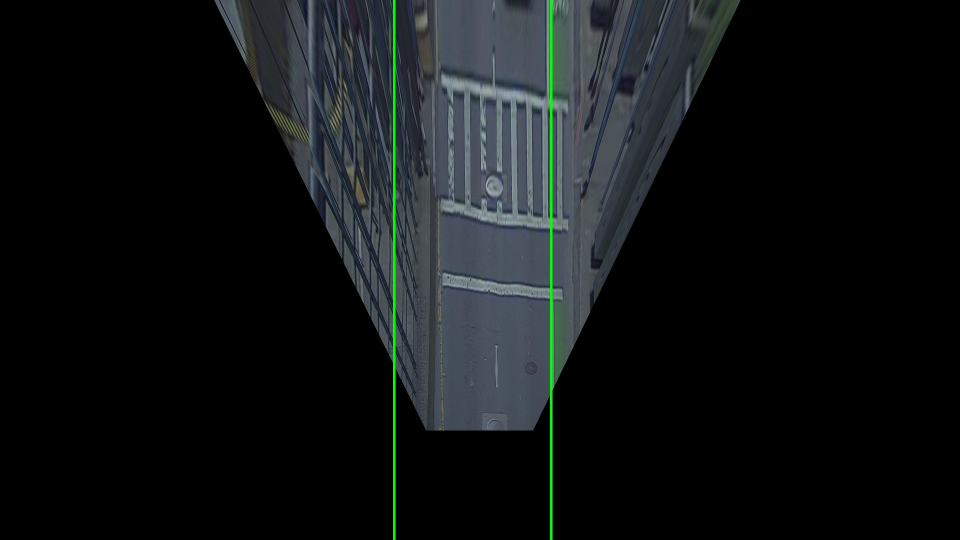
#> input picture output/bev_debug/008_14_bev.jpg, 1920 x 1080 px (shown at 1/2 size)
$ python -i lane_detection.py   (imports and definitions only)
#> lines starting #> are read from the running program, lines starting #| are printed output that depends on the picture; after the words box and inside, x2 and y2 are one past the last pixel; in counts of white or black regions, pixels touching at a corner belong together
### camera_init.py
"""
Lane Detection Assignment - Camera Initialization
Camera parameters for PandaSet dataset
"""

import numpy as np
from dataclasses import dataclass
from typing import Tuple


@dataclass
class Camera:
    """
    Camera calibration and configuration parameters
    for the PandaSet lane detection dataset.
    """

    # Image dimensions
    image_size: Tuple[int, int] = (1920, 1080)  # [width, height]

    # Principal point (optical center) in pixels
    principal_point: Tuple[float, float] = (970, 483)  # [x, y]

    # Focal length in pixels
    focal_length: Tuple[float, float] = (1970, 1970)  # [fx, fy]

    # Camera position in world coordinates [x, y, z] in meters
    position: Tuple[float, float, float] = (1.8750, 0, 1.6600)

    # Camera rotation [roll, pitch, yaw] in degrees
    rotation: Tuple[float, float, float] = (0, 0, 0)

    def __post_init__(self):
        """Convert to numpy arrays for easier computation"""
        self._image_size = np.array(self.image_size, dtype=np.int32)
        self._principal_point = np.array(self.principal_point, dtype=np.float32)
        self._focal_length = np.array(self.focal_length, dtype=np.float32)
        self._position = np.array(self.position, dtype=np.float32)
        self._rotation = np.array(self.rotation, dtype=np.float32)

    @property
    def intrinsic_matrix(self) -> np.ndarray:
        """
        Get camera intrinsic matrix K.

        K = [fx  0  cx]
            [ 0 fy  cy]
            [ 0  0   1]
        """
        fx, fy = self._focal_length
        cx, cy = self._principal_point

        K = np.array([
            [fx,  0, cx],
            [ 0, fy, cy],
            [ 0,  0,  1]
        ], dtype=np.float32)

        return K

    # [11 lines left out: function get_params, not called in this run]


def initialize_camera() -> Camera:
    """
    Initialize camera with PandaSet dataset parameters.

    Returns:
        Camera: Camera object with calibration parameters
    """
    camera = Camera(
        image_size=(1920, 1080),
        principal_point=(970, 483),
        focal_length=(1970, 1970),
        position=(1.8750, 0, 1.6600),
        rotation=(0, 0, 0)
    )

    return camera


# Initialize camera on module import
camera = initialize_camera()

# Extract commonly used parameters
focalLength = camera.focal_length
principalPoint = camera.principal_point
imageSize = camera.image_size
height = camera.position[2]
pitch = camera.rotation[1]

# Camera intrinsic matrix
K = camera.intrinsic_matrix


# [13 lines that do not run on import are left out]

### lane_detection.py
"""
Lane Detection Assignment - Main Script
PandaSet Dataset Processing
"""

import cv2
import numpy as np
import requests
import zipfile
import os
from pathlib import Path
from tqdm import tqdm
from camera_init import camera, K, imageSize, principalPoint, focalLength, height, pitch
from config import DATASET_DIR, IMAGES_DIR


# [375 lines left out: functions draw_roi_on_image, check_dataset_exists, get_image_files, get_all_folder_images, download_dataset_from_kaggle, download_dataset and 2 more, not called in this run]


class LaneDetectionPipeline:
    """
    Lane detection pipeline for PandaSet dataset.
    """

    def __init__(self, camera_obj=None):
        """
        Initialize the lane detection pipeline.

        Args:
            camera_obj: Camera object with calibration parameters
        """
        self.camera = camera_obj if camera_obj else camera
        self.K = self.camera.intrinsic_matrix

        print("[INFO] Lane Detection Pipeline initialized")
        print(f"[INFO] Image size: {self.camera.image_size}")
        print(f"[INFO] Camera height: {self.camera.position[2]} m")

    def load_image(self, image_path: str) -> np.ndarray:
        """
        Load an image from file.

        Args:
            image_path: Path to the image file

        Returns:
            np.ndarray: Image in BGR format
        """
#> called with image_path = 'output/bev_debug/008_14_bev.jpg'
        img = cv2.imread(image_path)
#> img is the input picture: shape (1080, 1920, 3); mean B, G, R 21.1, 20.3, 17.1
        if img is None:
            raise ValueError(f"Cannot load image: {image_path}")
        return img

    def preprocess_image(self, image: np.ndarray) -> np.ndarray:
        """
        Preprocess image for lane detection.

        Args:
            image: Input image in BGR format

        Returns:
            np.ndarray: Preprocessed image
        """
        # Convert to grayscale
        gray = cv2.cvtColor(image, cv2.COLOR_BGR2GRAY)

        # Apply Gaussian blur to reduce noise
        blurred = cv2.GaussianBlur(gray, (5, 5), 0)

        return blurred

    def detect_edges(self, image: np.ndarray, low_threshold: int = 50,
                    high_threshold: int = 150) -> np.ndarray:
        """
        Detect edges using Canny edge detection.

        Args:
            image: Input image
            low_threshold: Lower threshold for Canny
            high_threshold: Upper threshold for Canny

        Returns:
            np.ndarray: Edge detection result
        """
#> called with low_threshold = 50, high_threshold = 150
        edges = cv2.Canny(image, low_threshold, high_threshold)
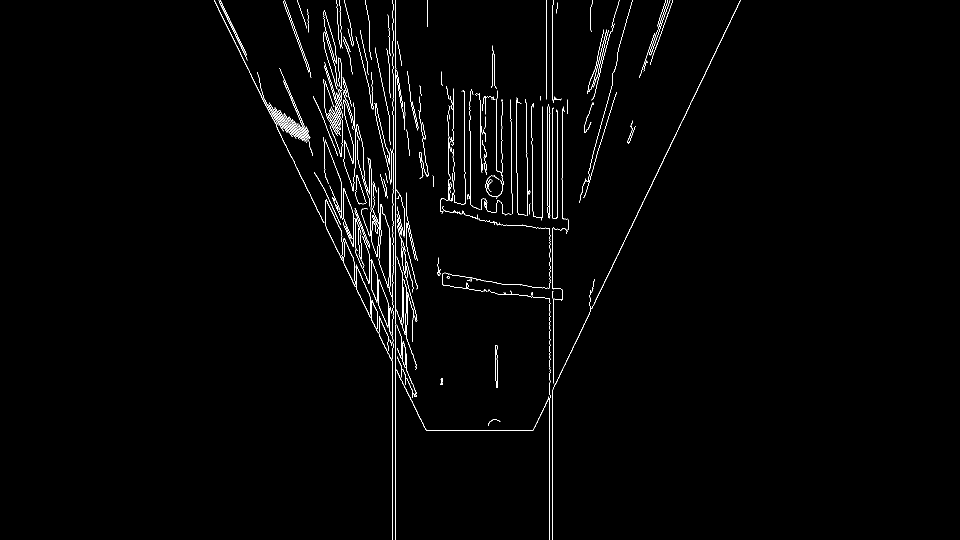
#> edges: shape (1080, 1920) (shown at 1/2 size); 1.4% white in thin lines or dots, all inside (x1, y1, x2, y2) = (429, 0, 1481, 1080)
        return edges

    def process_image(self, image_path: str) -> dict:
        """
        Process a single image through the pipeline.

        Args:
            image_path: Path to the image

        Returns:
            dict: Dictionary containing processed results
        """
        # Load image
        image = self.load_image(image_path)

        # Preprocess
        preprocessed = self.preprocess_image(image)

        # Detect edges
        edges = self.detect_edges(preprocessed)

        results = {
            'original': image,
            'preprocessed': preprocessed,
            'edges': edges
        }

        return results


# [530 lines left out: functions main, visualize_histogram_and_binary, classify_lane_type, find_lanes_and_draw, not called in this run]


# [2 lines not run here, left out]

>>> result = LaneDetectionPipeline().process_image('output/bev_debug/008_14_bev.jpg')
#> result = 3 items
